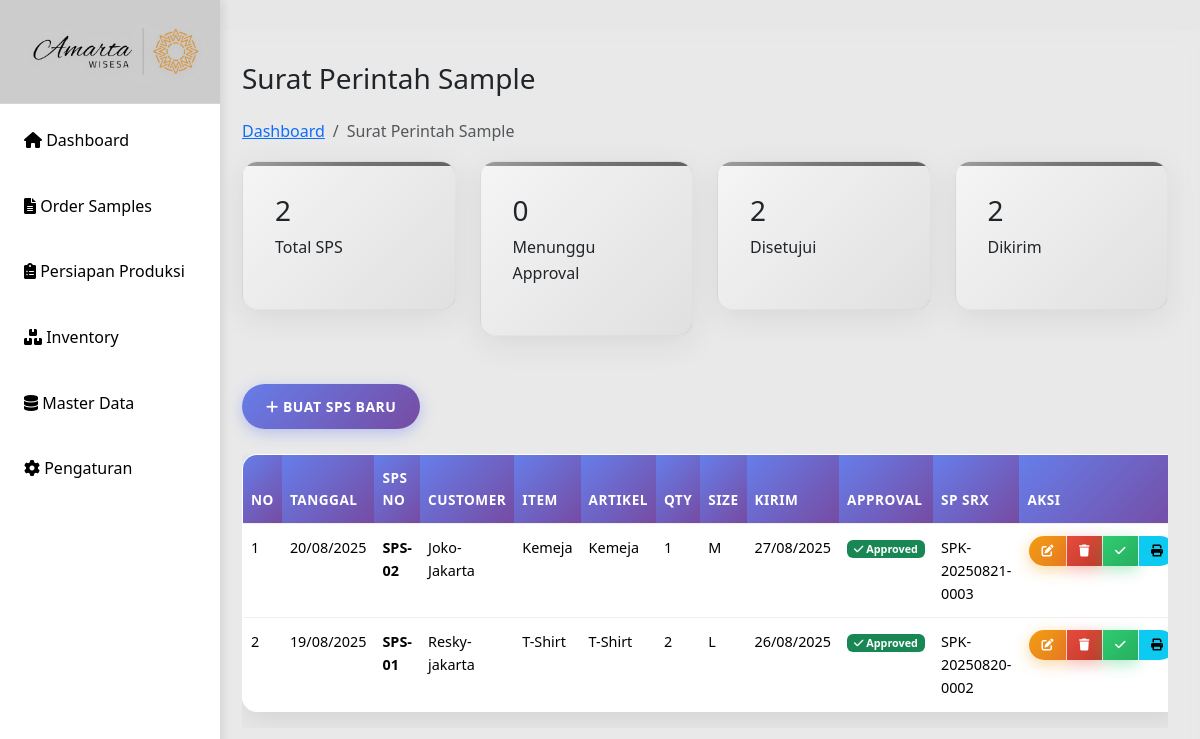
Page /sps-sample.php on the earlier database version.
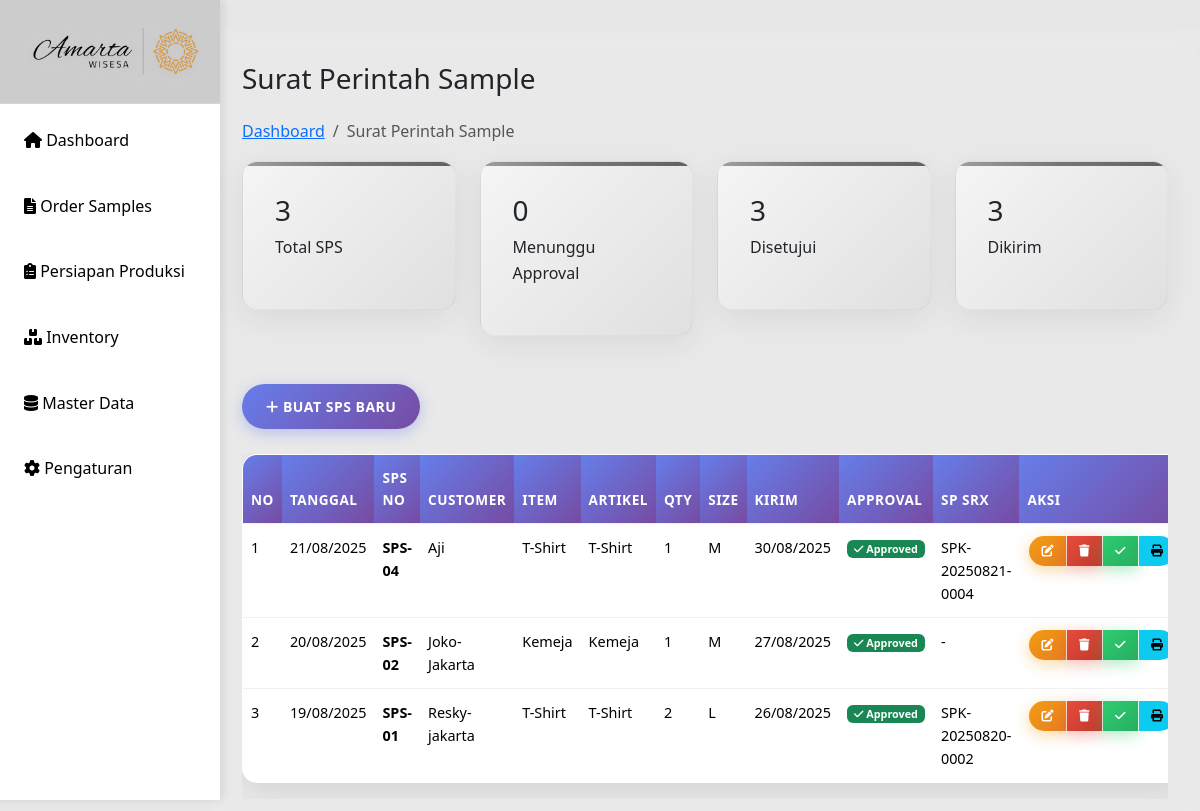
Same page on the later database version.
### tables this page shows
CREATE TABLE `sps` (
  `id` int(11) NOT NULL,
  `tanggal` date DEFAULT NULL,
  `sps_no` varchar(20) DEFAULT NULL,
  `customer` varchar(100) DEFAULT NULL,
  `item` varchar(100) DEFAULT NULL,
  `artikel` varchar(100) DEFAULT NULL,
  `qty` int(11) DEFAULT NULL,
  `size` varchar(20) DEFAULT NULL,
  `sample_product` varchar(255) DEFAULT NULL,
  `design` varchar(255) DEFAULT NULL,
  `st_chart` varchar(255) DEFAULT NULL,
  `material_sm` varchar(255) DEFAULT NULL,
  `pola_sample` varchar(255) DEFAULT NULL,
  `buat_sample` varchar(255) DEFAULT NULL,
  `kirim` date DEFAULT NULL,
  `approval` varchar(100) DEFAULT NULL,
  `sp_srx` varchar(100) DEFAULT NULL
);

### sps-sample.php (the view, shortened to what the changed rows need)
<?php
include "includes/header.php";
include "config/db.php";
$result = $conn->query("SELECT * FROM sps ORDER BY id DESC");
$approved_result = $conn->query("SELECT COUNT(*) as approved_count FROM sps WHERE approval != '' AND approval IS NOT NULL");
$approved_count = $approved_result->fetch_assoc()['approved_count'];
$kirim_result = $conn->query("SELECT COUNT(*) as kirim_count FROM sps WHERE approval ='Approved' ");
$kirim_count = $kirim_result->fetch_assoc()['kirim_count'];
?>
    <main class="main-content">
            <div>
                <h1 class="h3 mb-4">Surat Perintah Sample</h1>
            </div>
        <div class="row mb-4">
            <div class="col-md-3">
                <div class="stats-card">
                    <h3><?php echo $result->num_rows; ?></h3>
                    <p>Total SPS</p>
                </div>
            </div>
            <div class="col-md-3">
                <div class="stats-card">
                    <h3><?php echo $approved_count; ?></h3>
                    <p>Disetujui</p>
                </div>
            </div>
            <div class="col-md-3">
                <div class="stats-card">
                    <h3><?php echo $kirim_count; ?></h3>
                    <p>Dikirim</p>
                </div>
            </div>
        </div>
        <br>
        <div class="table-container">
            <div class="table-responsive">
                <table class="table table-hover">
                    <thead>
                        <tr>
                            <th>No</th>
                            <th>Tanggal</th>
                            <th>SPS No</th>
                            <th>Customer</th>
                            <th>Item</th>
                            <th>Artikel</th>
                            <th>Qty</th>
                            <th>Size</th>
                            <th>Kirim</th>
                            <th>Approval</th>
                            <th>SP SRX</th>
                            <th>Aksi</th>
                        </tr>
                    </thead>
                    <tbody>
                        <?php $no=1; while($row = $result->fetch_assoc()): ?>
                        <tr>
                            <td><?= $no++ ?></td>
                            <td><?= date('d/m/Y', strtotime($row['tanggal'])) ?></td>
                            <td><strong><?= $row['sps_no'] ?></strong></td>
                            <td><?= $row['customer'] ?></td>
                            <td><?= $row['item'] ?></td>
                            <td><?= $row['artikel'] ?></td>
                            <td><?= number_format($row['qty']) ?></td>
                            <td><?= $row['size'] ?></td>
                            <td><?= $row['kirim'] ? date('d/m/Y', strtotime($row['kirim'])) : '-' ?></td>
                            <td>
                                <?php if($row['approval']): ?>
                                    <span class="badge bg-success"><i class="fas fa-check"></i> <?= $row['approval'] ?></span>
                                <?php else: ?>
                                    <span class="badge bg-warning"><i class="fas fa-clock"></i> Pending</span>
                                <?php endif; ?>
                            </td>
                            <td><?= $row['sp_srx'] ?: '-' ?></td>
                            <td>
                                <div class="btn-group btn-group-sm" role="group">
                                    <button class="btn btn-warning" onclick="editSPS(<?= $row['id'] ?>)" title="Edit">
                                        <i class="fas fa-edit"></i>
                                    </button>
                                    <button class="btn btn-danger" onclick="deleteSPS(<?= $row['id'] ?>)" title="Hapus">
                                        <i class="fas fa-trash"></i>
                                    </button>
                                    <button class="btn btn-success" onclick="approveSPS(<?= $row['id'] ?>)" title="Approve">
                                        <i class="fas fa-check"></i>
                                    </button>
                                    <button class="btn btn-info" onclick="generateSPK(<?= $row['id'] ?>)" title="Generate SPK">
                                        <i class="fas fa-print"></i>
                                    </button>
                                </div>
                            </td>
                        </tr>
                        <?php endwhile; ?>
                    </tbody>
                </table>
            </div>
        </div>
    </main>
<?php include 'includes/footer.php';

Differences in the rows shown:
added sps: tanggal "21/08/2025", sps_no "SPS-04", customer "Aji", item "T-Shirt", artikel "T-Shirt", qty "1", size "M", kirim "30/08/2025", approval "Approved", sp_srx "SPK-20250821-0004"
changed sps "SPS-02": sp_srx "SPK-20250821-0003" → "-"
Other differences:
$result->num_rows: "2" → "3"
$approved_count: "2" → "3"
$kirim_count: "2" → "3"
